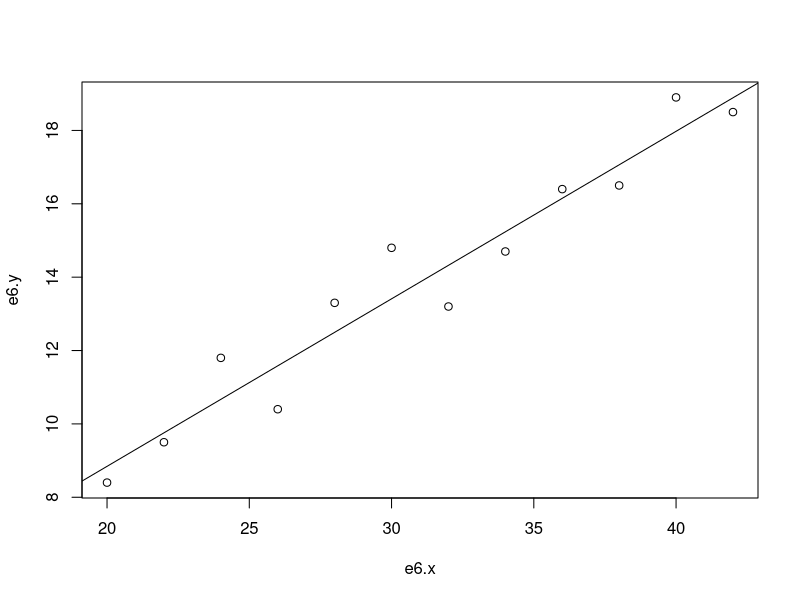

R code for this plot:
# change working directory to R.2019.2/experiment.plan
WD=getwd()
if (WD == '/Users/tolkien/work/misc/R') {
  setwd( paste0(dirname(WD), '/R.2019.2/experiment.plan'))
}

# ex 6.1
e6.x = c(20, 22, 24, 26, 28, 30, 32, 34, 36, 38, 40, 42)
e6.y = c(8.4, 9.5, 11.8, 10.4, 13.3, 14.8, 13.2, 14.7, 16.4, 16.5, 18.9, 18.5)
e6.lm = lm(e6.y ~ e6.x)
plot(e6.x, e6.y)
abline(e6.lm)
cor.test(e6.y, e6.x)
e6.n = length(e6.x)
e6.EX = mean(e6.x)
e6.EY = mean(e6.y)
e6.Sxx = sum((e6.x - e6.EX)^2)
e6.Sxy = sum((e6.x - e6.EX)*(e6.y - e6.EY))
e6.b1 = e6.Sxy/e6.Sxx
e6.b0 = e6.EY - e6.b1*e6.EX
# ex6.2
e6.Syy = sum((e6.y - e6.EY)^2)
e6.SST = e6.Syy
e6.SSR = e6.b1*e6.Sxy
e6.SSE = e6.SST - e6.SSR
e6.dfT = e6.n - 1
e6.dfR = 1
e6.dfE = e6.dfT - e6.dfR
e6.MSR = e6.SSR / 1
e6.MSE = e6.SSE / e6.dfE
e6.F0 = e6.MSR / e6.MSE
qf(p=0.05, df1=e6.dfR, df2=e6.dfE, lower.tail = F)
pf(e6.F0, df1=e6.dfR, df2=e6.dfE, lower.tail = F)
anova(e6.lm)
(length(e6.x) - 1)*var(e6.y)
# ex6.3
confint(e6.lm, level=0.95)
e6.t = qt(p=0.05/2, df=e6.n-2, lower.tail=F)
e6.b1 - e6.t*sqrt(e6.MSE/e6.Sxx)
e6.b1 + e6.t*sqrt(e6.MSE/e6.Sxx)
#predict(e6.lm, newdata, interval = "confidence")
x1 = 30
(e6.b0 + e6.b1*x1) - e6.t*sqrt(e6.MSE*(1/e6.n + ((x1 - e6.EX)^2)/e6.Sxx))
(e6.b0 + e6.b1*x1) + e6.t*sqrt(e6.MSE*(1/e6.n + ((x1 - e6.EX)^2)/e6.Sxx))

save.image("Lecture.6.RData")
